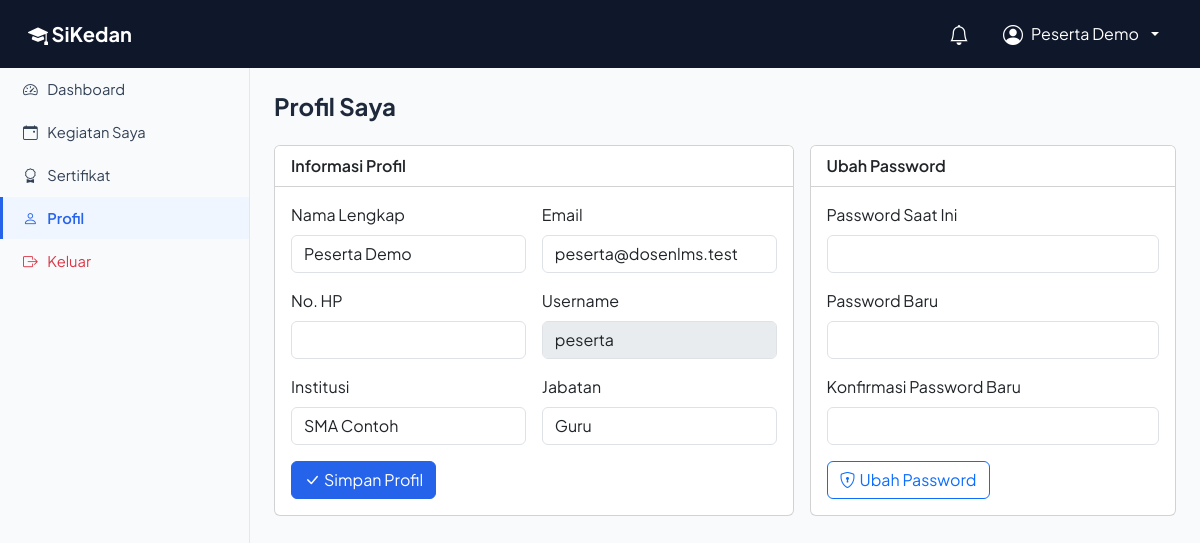
Screenshot of /peserta/profile.php (signed in) with the database file from the repository.
### tables this page shows
CREATE TABLE IF NOT EXISTS users (
    id INT AUTO_INCREMENT PRIMARY KEY,
    role_id INT NOT NULL,
    full_name VARCHAR(150) NOT NULL,
    identity_number VARCHAR(50) NULL,
    email VARCHAR(150) NOT NULL UNIQUE,
    phone VARCHAR(30) NULL,
    institution VARCHAR(150) NULL,
    position VARCHAR(100) NULL,
    username VARCHAR(50) NOT NULL UNIQUE,
    password VARCHAR(255) NOT NULL,
    photo VARCHAR(255) NULL,
    status ENUM('active','inactive') NOT NULL DEFAULT 'active',
    created_at TIMESTAMP DEFAULT CURRENT_TIMESTAMP,
    updated_at TIMESTAMP DEFAULT CURRENT_TIMESTAMP ON UPDATE CURRENT_TIMESTAMP,
    FOREIGN KEY (role_id) REFERENCES roles(id),
    INDEX idx_users_role (role_id)
);

### includes/functions.php (called while the page is built, shortened)
<?php
function e(?string $value): string
{
    return htmlspecialchars($value ?? '', ENT_QUOTES, 'UTF-8');
}

### peserta/profile.php (the view, shortened to what this page needs)
<?php
$pdo = getDBConnection();
$userId = (int) $_SESSION['user_id'];
$stmt = $pdo->prepare('SELECT * FROM users WHERE id = ?');
$stmt->execute([$userId]);
$user = $stmt->fetch();
require_once __DIR__ . '/../includes/header.php';
require_once __DIR__ . '/../includes/navbar.php';
?>
<div class="app-layout">
  <?php require_once __DIR__ . '/../includes/sidebar.php'; ?>
  <main class="app-content">
    <h4 class="fw-bold mb-4">Profil Saya</h4>
    <div class="row g-3">
      <div class="col-lg-7">
        <div class="card">
          <div class="card-header bg-white fw-semibold">Informasi Profil</div>
          <div class="card-body">
            <form method="post">
              <div class="row g-3">
                <div class="col-md-6"><label class="form-label">Nama Lengkap</label><input type="text" name="full_name" class="form-control" value="<?= e($user['full_name']) ?>" required></div>
                <div class="col-md-6"><label class="form-label">Email</label><input type="email" name="email" class="form-control" value="<?= e($user['email']) ?>" required></div>
                <div class="col-md-6"><label class="form-label">No. HP</label><input type="text" name="phone" class="form-control" value="<?= e($user['phone'] ?? '') ?>"></div>
                <div class="col-md-6"><label class="form-label">Username</label><input type="text" class="form-control" value="<?= e($user['username']) ?>" disabled></div>
                <div class="col-md-6"><label class="form-label">Institusi</label><input type="text" name="institution" class="form-control" value="<?= e($user['institution'] ?? '') ?>"></div>
                <div class="col-md-6"><label class="form-label">Jabatan</label><input type="text" name="position" class="form-control" value="<?= e($user['position'] ?? '') ?>"></div>
              </div>
              <button type="submit" class="btn btn-primary mt-3"><i class="bi bi-check-lg me-1"></i>Simpan Profil</button>
            </form>
          </div>
        </div>
      </div>
      <div class="col-lg-5">
        <div class="card">
          <div class="card-header bg-white fw-semibold">Ubah Password</div>
          <div class="card-body">
            <form method="post">
              <div class="mb-3"><label class="form-label">Password Saat Ini</label><input type="password" name="current_password" class="form-control" required></div>
              <div class="mb-3"><label class="form-label">Password Baru</label><input type="password" name="new_password" class="form-control" required minlength="6"></div>
              <div class="mb-3"><label class="form-label">Konfirmasi Password Baru</label><input type="password" name="confirm_password" class="form-control" required minlength="6"></div>
              <button type="submit" class="btn btn-outline-primary"><i class="bi bi-shield-lock me-1"></i>Ubah Password</button>
            </form>
          </div>
        </div>
      </div>
    </div>
  </main>
</div>
<?php require_once __DIR__ . '/../includes/footer.php'; ?>

### assets/css/style.css (style rules this page uses)
:root { --clr-primary: #2563EB; --clr-dark: #0F172A; --clr-bg: #F8FAFC; --clr-success: #16A34A; --clr-warning: #F59E0B; --clr-danger: #DC2626; }
body { font-family: 'Plus Jakarta Sans', system-ui, sans-serif; background-color: var(--clr-bg); color: #1E293B; }
.btn-primary { background-color: var(--clr-primary); border-color: var(--clr-primary); }
.app-layout { display: flex; min-height: calc(100vh - 60px); }
.app-content { flex: 1; padding: 1.5rem; max-width: 100%; }
:root { --hero-overlay-opacity: 0.5; }

### rows the page displays
users: full_name "Peserta Demo", email "peserta@dosenlms.test", username "peserta", institution "SMA Contoh", position "Guru"

### other values shown
$appName "SiKedan"
$_SESSION['full_name'] "Peserta Demo"
